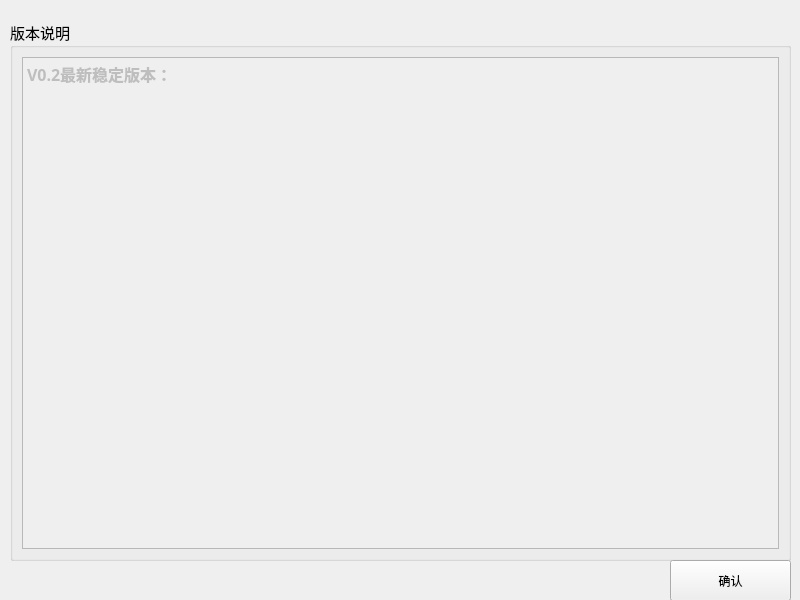
<?xml version="1.0" encoding="UTF-8"?>
<ui version="4.0">
 <class>VersionDlg</class>
 <widget class="QWidget" name="VersionDlg">
  <property name="geometry">
   <rect>
    <x>0</x>
    <y>0</y>
    <width>800</width>
    <height>600</height>
   </rect>
  </property>
  <property name="windowTitle">
   <string>Form</string>
  </property>
  <widget class="QGroupBox" name="groupBox">
   <property name="geometry">
    <rect>
     <x>10</x>
     <y>20</y>
     <width>781</width>
     <height>541</height>
    </rect>
   </property>
   <property name="font">
    <font>
     <family>微软雅黑</family>
     <pointsize>11</pointsize>
    </font>
   </property>
   <property name="title">
    <string>版本说明</string>
   </property>
   <layout class="QGridLayout" name="gridLayout">
    <item row="0" column="0">
     <widget class="QTextEdit" name="textEdit">
      <property name="enabled">
       <bool>false</bool>
      </property>
      <property name="font">
       <font>
        <family>微软雅黑</family>
        <pointsize>11</pointsize>
       </font>
      </property>
      <property name="html">
       <string>&lt;!DOCTYPE HTML PUBLIC &quot;-//W3C//DTD HTML 4.0//EN&quot; &quot;http://www.w3.org/TR/REC-html40/strict.dtd&quot;&gt;
&lt;html&gt;&lt;head&gt;&lt;meta name=&quot;qrichtext&quot; content=&quot;1&quot; /&gt;&lt;meta charset=&quot;utf-8&quot; /&gt;&lt;style type=&quot;text/css&quot;&gt;
p, li { white-space: pre-wrap; }
hr { height: 1px; border-width: 0; }
li.unchecked::marker { content: &quot;\2610&quot;; }
li.checked::marker { content: &quot;\2612&quot;; }
&lt;/style&gt;&lt;/head&gt;&lt;body style=&quot; font-family:'微软雅黑'; font-size:11pt; font-weight:400; font-style:normal;&quot;&gt;
&lt;p style=&quot; margin-top:0px; margin-bottom:0px; margin-left:0px; margin-right:0px; -qt-block-indent:0; text-indent:0px;&quot;&gt;&lt;span style=&quot; font-family:'微软雅黑','微软雅黑'; font-size:12pt; font-weight:600;&quot;&gt;V0.2最新稳定版本：&lt;/span&gt;&lt;/p&gt;&lt;/body&gt;&lt;/html&gt;</string>
      </property>
     </widget>
    </item>
   </layout>
  </widget>
  <widget class="QPushButton" name="okBtn">
   <property name="geometry">
    <rect>
     <x>670</x>
     <y>560</y>
     <width>121</width>
     <height>41</height>
    </rect>
   </property>
   <property name="text">
    <string>确认</string>
   </property>
  </widget>
 </widget>
 <resources/>
 <connections/>
</ui>
